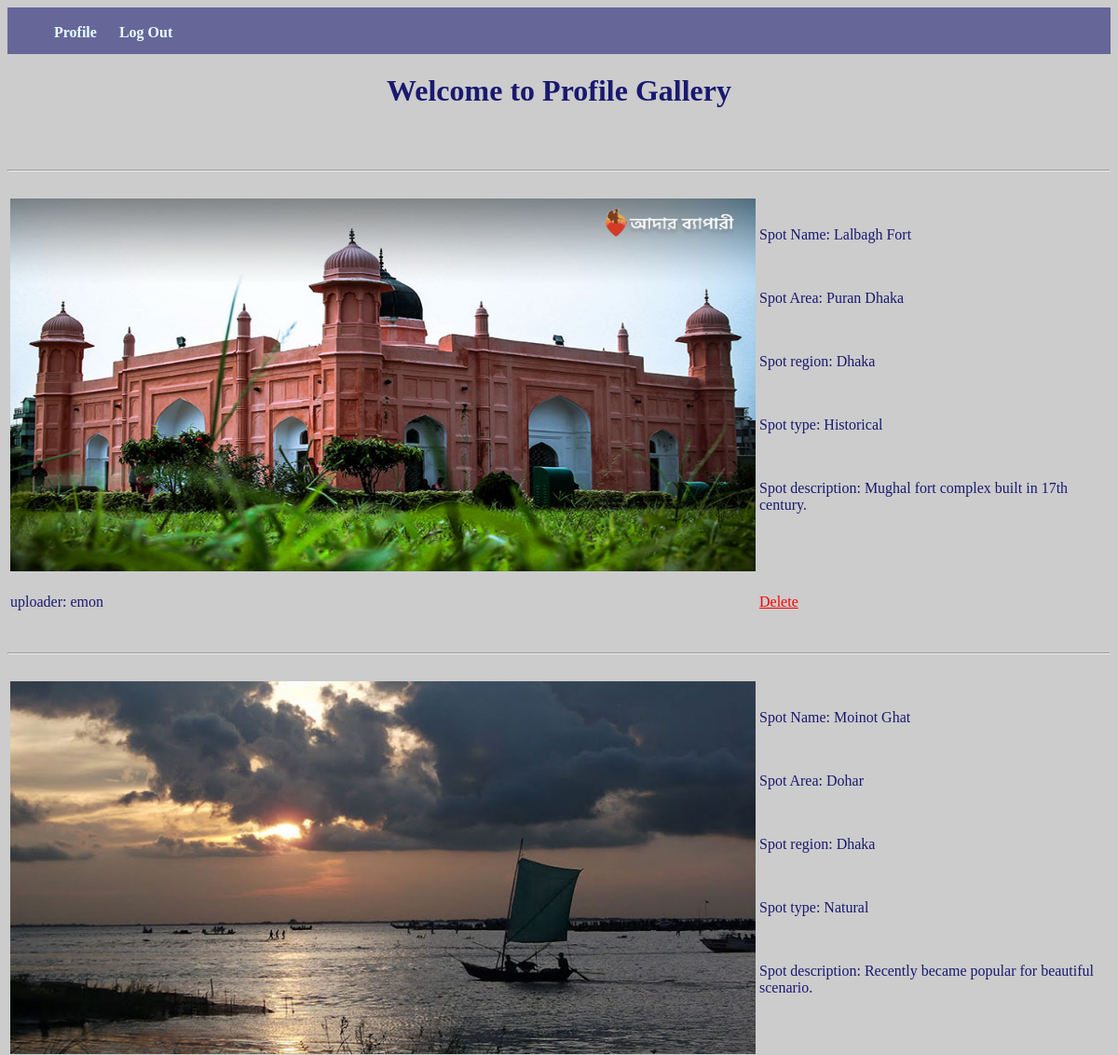
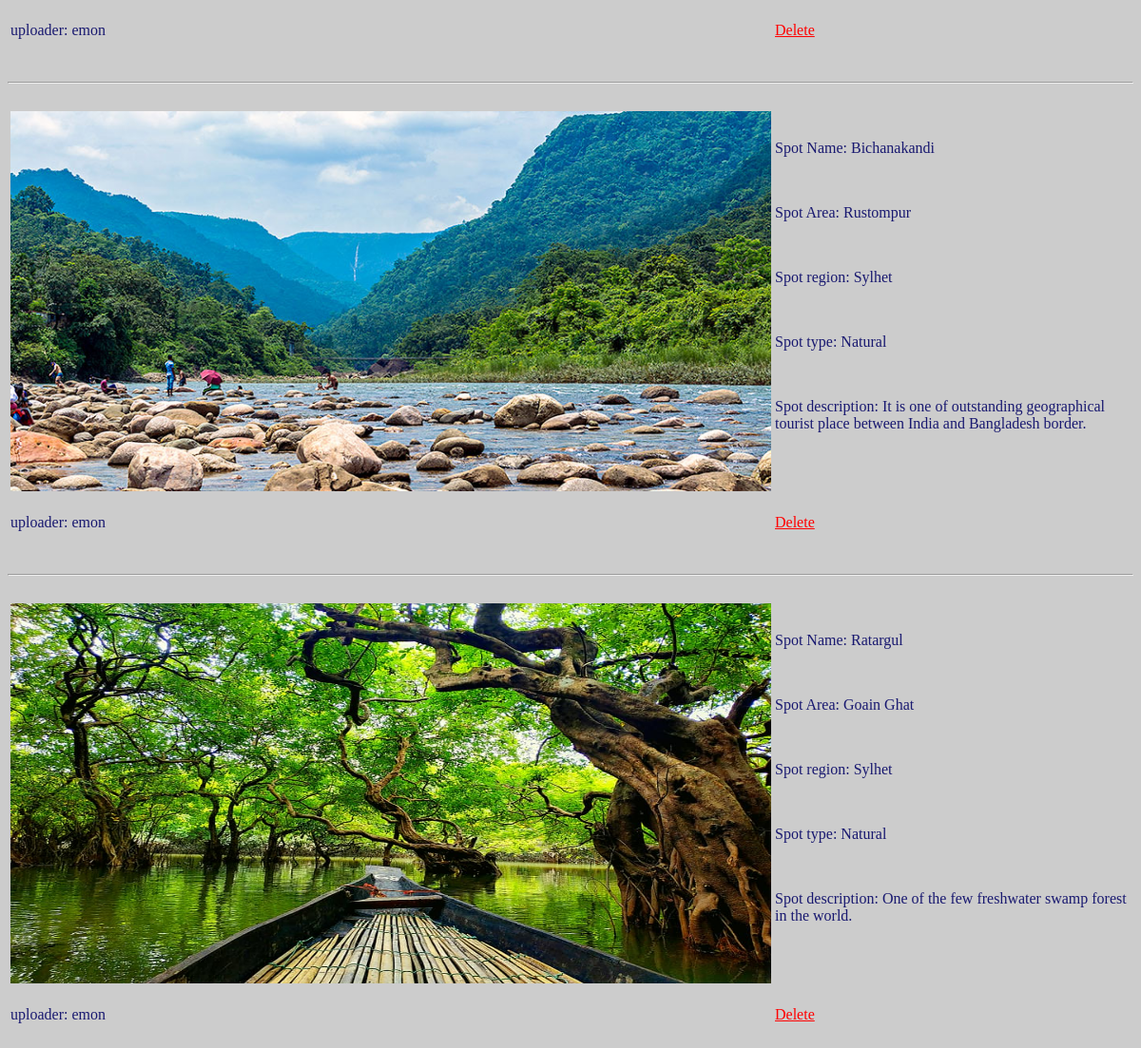
The app's page /View/userGallery.php (signed in) with its own data (2 pictures, top to bottom).
### tables this page shows
CREATE TABLE `spotdata` (
  `username` varchar(100) NOT NULL,
  `sname` varchar(500) NOT NULL,
  `sarea` varchar(500) NOT NULL,
  `sregion` varchar(500) NOT NULL,
  `splacetype` varchar(500) NOT NULL,
  `sdescription` varchar(5000) NOT NULL,
  `spotimage` varchar(500) NOT NULL
);

### Model/loadSpotData.php (called while the page is built, shortened)
<?php
function loadFromDatabase($sql3)
{
global $cred;
	$conn = mysqli_connect("localhost", "root", "","database");
	$result = mysqli_query($conn, $sql3)or die(mysqli_error($conn));
	while($row = mysqli_fetch_assoc($result)) {
		$ar=array();
		$ar["uploader"]=$row["username"];
		$ar["name"]=$row["sname"];
		$ar["area"]=$row["sarea"];
		$ar["region"]=$row["sregion"];
		$ar["type"]=$row["splacetype"];
		$ar["desciption"]=$row["sdescription"];
		$ar["picture"]=$row["spotimage"];
		$cred[]=$ar;
}
}
function loadData($sql3){
	$dataSource="mysql";
	global $sql3;
	if($dataSource=="mysql"){
		loadFromDatabase($sql3);
	}
}
?>

### View/userGallery.php (the view, shortened to what this page needs)
<!DOCTYPE html>
<html>
	<head>
		<link rel="stylesheet" href="css/gallery.css">
	</head>
	<body bgcolor="#cccccc">
		<div class = "menu">
		<ul>
	<li><a href="profile.php">Profile</a></li>
	<li><a href="../Controllers/logout.php">Log Out</a></li>
		</ul>
	</div>
		<h1 style="text-align: center;">Welcome to Profile Gallery</h1><br/>
	<?php
	require("../Model/loadSpotData.php");
	$cred=array();
	$sql3="select * from spotdata where username='".$_SESSION["username"]."'";
	loadData($sql3);
foreach($cred as $b)
{
$pic=$b["picture"];
$Uploader=$b["uploader"];
$spotname=$b["name"];
$spotarea=$b["area"];
$spotregion=$b["region"];
$spotplacetype=$b["type"];
$spotdescription=$b["desciption"];
echo"<table>";
echo "<tr><td><br/><img src='../Model/Uploads/$pic ' alt='error' width='800' height='400'></td><td><p>Spot Name: $spotname</p><br/><p>Spot Area: $spotarea</p><br/><p>Spot region: $spotregion</p><br/><p>Spot type: $spotplacetype</p><br/><p>Spot description: $spotdescription</p><br/></td></tr>";
echo"<tr><td><p>uploader: $Uploader</p></td><td><a style='color: red' href='../Model/removeSpotData.php?photo=$pic'>Delete</a></td><br/><hr/></tr>";
echo"</table>";
}
	?>
</body>
</html>

### View/css/gallery.css (style rules this page uses)
* { box-sizing: border-box; }
body { font-family: verdana; color: midnightblue; }
.menu { width :100%; height :50px; background-color: #666699; }
.menu ul { margin:0px; padding-top:5px; position:relative; }
.menu ul li { display:inline-block; list-style-type:none; font-size:30px; }
.menu ul li a { color: #e6ffff; font-size:16px; font-family:verdana; font-weight:bold ; text-decoration:none; padding:10px; }

### records on screen
spotdata: spotimage (picture), sname "Lalbagh Fort", sarea "Puran Dhaka", sregion "Dhaka", splacetype "Historical", sdescription "Mughal fort complex built in 17th century.", username "emon"
spotdata: spotimage (picture), sname "Moinot Ghat", sarea "Dohar", sregion "Dhaka", splacetype "Natural", sdescription "Recently became popular for beautiful scenario.", username "emon"
spotdata: spotimage (picture), sname "Bichanakandi", sarea "Rustompur", sregion "Sylhet", splacetype "Natural", sdescription "It is one of outstanding geographical tourist place between India and Bangladesh border.", username "emon"
spotdata: spotimage (picture), sname "Ratargul", sarea "Goain Ghat", sregion "Sylhet", splacetype "Natural", sdescription "One of the few freshwater swamp forest in the world.", username "emon"
